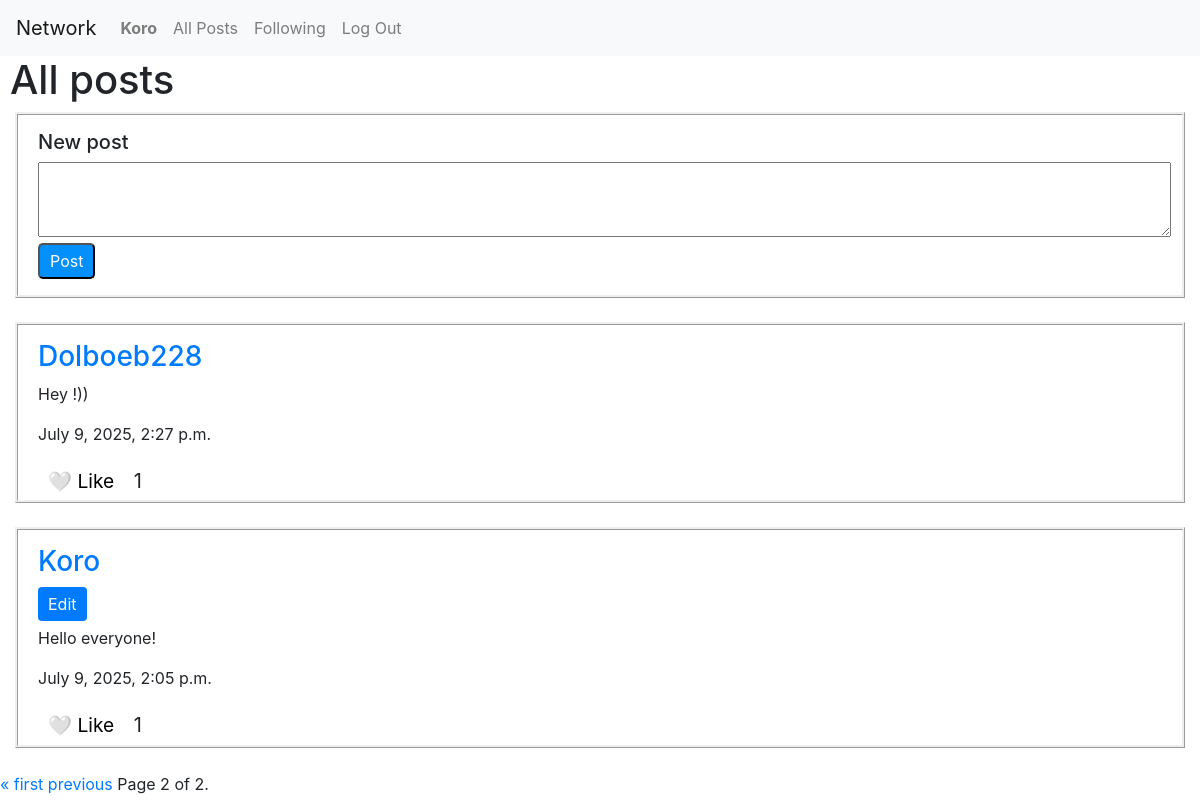
/?page=2 (signed in), run on the app's committed database.
### network/models.py (models this page shows, shortened)
class User(AbstractUser):
    pass

class Post(models.Model):
    user = models.ForeignKey(User, on_delete=models.CASCADE, blank = True, null=True, related_name = 'poster')
    post_text = models.CharField(max_length = 1000)
    time = models.DateTimeField(default= timezone.now)
    like_counter = models.IntegerField(default=0)

### network/views.py (the view)
# urls.py: path("", views.index, name="index"),
def index(request):
    user = request.user
    if request.method=="POST":
        post_text = request.POST["new_post"]
        post = Post(user = user, post_text = post_text)
        post.save()
    posts = Post.objects.all().order_by('-time')
    paginator = Paginator(posts, 10)
    page_number = request.GET.get('page')
    page_obj = paginator.get_page(page_number)
    return render(request, "network/index.html",
                  {
                      'posts' : posts,
                      'user' : user,
                      'page_obj' : page_obj,
                  })

### network/templates/network/index.html (shortened to what this page needs)
{% extends "network/layout.html" %}
{% load static %}
{% block body %}
    <h1 class = 'n_header'>All posts</h1>
    {% if user.is_authenticated %}
        <div class = 'new_post_div'>
            <div class = 'new_post_cap'>
                <figure>
                    <form method = 'post'>
                        <figcaption> <h5>New post</h2></figcaption>
                        <figcaption><textarea name = 'new_post' class = 'new_post_text' ></textarea></figcaption>
                        <figcaption ><input  class ='new_post_btn' value = 'Post' type = 'submit'  ></figcaption>
                    </form>
                </figure>
            </div>
        </div>
    {% endif %}
         <br>
            {% for post in page_obj %}
            <div class = 'new_post_div'>
                <div id = 'post-txt' class = 'new_post_cap' data-post-id = "{{ post.id }}">
                    <h3 class = 'post_user'><a class = 'link' href = '/profile/{{post.user}}'>{{post.user}}</a></h3>
                    {% if user == post.user %}
                        <button class="edit-btn">Edit</button>
                    {% endif %}
                    <p class = 'post_text'>{{post.post_text}}</p>
                    <p class = 'post_time'>{{post.time}}<p>
                    <div ><button class="like-btn" data-post-id="{{ post.id }}" data-liked="{{ post.is_liked|yesno:'true,false' }}">
                            {{ post.is_liked|yesno:"❤️ Unlike,🤍 Like" }}
                        </button>
                        <span class="like-count">{{ post.like_counter }}</span>
                    </div>
                </div>
            </div>
            <br>
            {% endfor %}
            <div class="pagination">
    <span class="step-links">
        {% if page_obj.has_previous %}
            <a href="?page=1">&laquo; first</a>
            <a href="?page={{ page_obj.previous_page_number }}">previous</a>
        {% endif %}
        <span class="current">
            Page {{ page_obj.number }} of {{ page_obj.paginator.num_pages }}.
        </span>
    </span>
</div>
{% endblock %}

### network/templates/network/layout.html (shortened to what this page needs)
{% load static %}
<!DOCTYPE html>
<html lang="en">
    <head>
        <link rel="stylesheet" href="https://stackpath.bootstrapcdn.com/bootstrap/4.4.1/css/bootstrap.min.css">
        <link href="{% static 'network/styles.css' %}" rel="stylesheet">
    </head>
    <body>
        <nav class="navbar navbar-expand-lg navbar-light bg-light">
            <a class="navbar-brand" href="{% url 'index' %}">Network</a>
            <div>
              <ul class="navbar-nav mr-auto">
                {% if user.is_authenticated %}
                    <li class="nav-item">
                        <a class="nav-link" href="/profile/{{ user.username }}"><strong>{{ user.username }}</strong></a>
                    </li>
                {% endif %}
                <li class="nav-item">
                  <a class="nav-link" href="{% url 'index' %}">All Posts</a>
                </li>
                {% if user.is_authenticated %}
                    <li class="nav-item">
                        <a class="nav-link" href="{% url 'following' user=user.username %}">Following</a>
                    </li>
                    <li class="nav-item">
                        <a class="nav-link" href="{% url 'logout' %}">Log Out</a>
                    </li>
                {% endif %}
              </ul>
            </div>
          </nav>
        <div class="body">
            {% block body %}
            {% endblock %}
        </div>
    </body>
</html>

### network/static/network/styles.css (style rules this page uses)
.new_post_div { border-style: ridge; margin-left: 15px; margin-right: 15px; }
.new_post_cap { margin-left: 20px; margin-top: 15px; justify-content: center; }
.new_post_text { width: 99%; height: 75px; }
.new_post_btn { background-color: #0390fc; color: white; padding: 4px 10px; border-radius: 5px; }
.n_header { margin-left: 10px; }
.edit-btn { background-color: #007bff; color: white; border: none; padding: 5px 10px; border-radius: 4px; cursor: pointer; margin-bottom: 5px; }
.like-count { font-size: 20px; margin-left: 5px }
.like-btn { background: none; border: none; cursor: pointer; font-size: 1.2em; transition: all 0.2s; padding: 5px 10px; border-radius: 5px; }

### data on the page
User: username "Koro"
Post: user "Dolboeb228", post_text "Hey !))", time "July 9, 2025, 2:27 p.m.", is_liked "🤍 Like", like_counter "1"
Post: user "Koro", shows "Edit", post_text "Hello everyone!", time "July 9, 2025, 2:05 p.m.", is_liked "🤍 Like", like_counter "1"

### other printed values
{{ page_obj.number }} "2"
{{ page_obj.paginator.num_pages }} "2"
